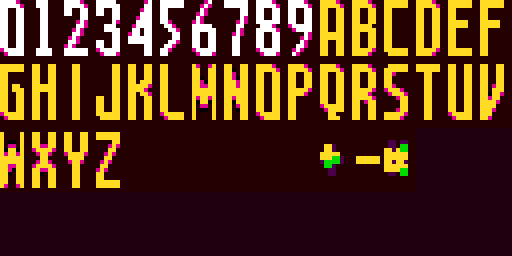
#> input picture soundtest/preview/Sound Test Graphics Preview.png, 512 x 256 px, given in place of user_font_4x.png, which was not available
$ python build_soundtest_font.py
#> lines starting #> are read from the running program, lines starting #| are printed output that depends on the picture; pictures that were not available may be replaced by others from this repository, and a replacement may not be noted
#!/usr/bin/env python3
from pathlib import Path
from PIL import Image
import numpy as np

ROOT = Path(__file__).resolve().parents[1]
DATA = ROOT / 'data'
PREVIEW_DIR = ROOT / 'preview'
REF = Path('/mnt/data/user_font_4x.png')
OUT = DATA / 'Sound Test Font Icons.unc'
MAP = DATA / 'Sound Test Font Mapping.asm'
PREVIEW = PREVIEW_DIR / 'Sound Test Graphics Preview.png'

ref4 = Image.open(REF).convert('RGB')
#> ref4 is the input picture: PIL image 512x256 RGB; mean R, G, B 86.2, 50, 27.5
ref = ref4.resize((ref4.width // 4, ref4.height // 4), Image.Resampling.NEAREST)
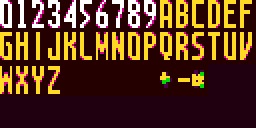
#> ref: PIL image 128x64 RGB (shown 2 times larger); mean R, G, B 86.2, 50, 27.5
ra = np.array(ref)
row_y = [0, 24, 47]
chars = list('0123456789ABCDEFGHIJKLMNOPQRSTUVWXYZ')

# Palette indices are deliberate and compact. Black in the source sheet is treated as
# transparent; visible source colors map to the matching Sound Test palette slots.
COLOR_TO_INDEX = {
    (0, 0, 0): 0,        # transparent/background in the source sheet
    (64, 0, 0): 1,       # dark outline -> black in the ROM palette
    (224, 224, 224): 2,  # white
    (224, 192, 0): 3,    # yellow
    (192, 128, 192): 4,  # purple highlight -> magenta
    (96, 32, 96): 4,    # dark purple highlight -> magenta
    (160, 64, 0): 4,    # brown/orange shadow -> magenta
    (0, 224, 0): 7,     # green status color
}

def extract_glyph(row, col):
    x, y = col * 16, row_y[row]
    cell = ra[y:y+16, x:x+8]  # the actual 8-pixel glyph column inside each 16-pixel reference slot
    g = np.zeros((16, 8), dtype=np.uint8)
    h, w = cell.shape[:2]
    for yy in range(h):
        for xx in range(w):
            g[yy, xx] = COLOR_TO_INDEX.get(tuple(map(int, cell[yy, xx])), 0)
    return g

glyphs = {}
for i, ch in enumerate(chars):
    row = 0 if i < 16 else 1 if i < 32 else 2
    col = i if i < 16 else i - 16 if i < 32 else i - 32
    glyphs[ch] = extract_glyph(row, col)

glyphs[' '] = np.zeros((16, 8), dtype=np.uint8)

def custom_minus():
    # The reference sheet supplied for this Sound Test contains only 0-9/A-Z,
    # so the dash used by note names is drawn explicitly in the same chunky style.
    g = np.zeros((16,8), dtype=np.uint8)
    g[7:9, 1:7] = 3
    return g

glyphs['-'] = custom_minus()

def custom_plus():
    g = np.zeros((16,8), dtype=np.uint8)
    g[4:12,2:4] = 5
    g[7:9,0:6] = 5
    g[4:10,1:3] = 3
    g[6:8,0:5] = 3
    g[8:10,1:3] = 7
    g[7:9,3:5] = 7
    return g

def custom_hash():
    g=np.zeros((16,8),dtype=np.uint8)
    g[3:12,1:3]=5
    g[3:12,4:6]=5
    g[5:11,0:2]=3
    g[5:11,3:5]=3
    g[6:8,0:6]=3
    g[9:11,0:6]=3
    g[4:6,4:6]=7
    g[10:12,4:6]=7
    return g

glyphs['+'] = custom_plus()
glyphs['#'] = custom_hash()

order = [' '] + chars + ['+','-','#']
assert len(order)==40

def tile_bytes(block):
    out=bytearray()
    for y in range(8):
        for x in range(0,8,2):
            out.append((int(block[y,x])<<4)|int(block[y,x+1]))
    return bytes(out)

raw=bytearray()
for ch in order:
    g=glyphs[ch]
    raw += tile_bytes(g[0:8])
    raw += tile_bytes(g[8:16])

# 3 8x8 helper icons after the font.
def icon_arrow():
    # Exact 8x8 pattern recovered from the target Sound Test screen.
    # 3 = yellow, 0 = transparent/background.
    pattern = [
        '........',
        '..3.....',
        '..33....',
        '..333...',
        '..33....',
        '..3.....',
        '........',
        '........',
    ]
    return np.array([[0 if ch == '.' else int(ch) for ch in row] for row in pattern], dtype=np.uint8)

def icon_diamond():
    # Exact 8x8 reference row-marker icon.
    # 1 = black, 4 = magenta, 6 = gray, 2 = white.
    pattern = [
        '11111111',
        '44444446',
        '44444462',
        '44444622',
        '64446222',
        '26462222',
        '26462226',
        '26462226',
    ]
    return np.array([[int(ch) for ch in row] for row in pattern], dtype=np.uint8)

def icon_meter():
    # Exact 8x8 reference status icon: magenta field with a green/black marker.
    pattern = [
        '44444444',
        '44444444',
        '44446144',
        '44446144',
        '44446144',
        '44446144',
        '44446144',
        '44446144',
    ]
    return np.array([[int(ch) for ch in row] for row in pattern], dtype=np.uint8)
for icon in (icon_arrow(),icon_diamond(),icon_meter()):
    raw += tile_bytes(icon)

assert len(raw)==83*32
OUT.write_bytes(raw)

base={ch:i*2 for i,ch in enumerate(order)}
lines=['; Sound Test 8x16 font mapping.', '; Order: blank, 0-9, A-Z, +, -, #. Each glyph uses 2 tiles (top, bottom).', 'SoundTest_FontMap:']
vals=[]
for code in range(128):
    ch=chr(code)
    if 'a'<=ch<='z': ch=ch.upper()
    vals.append(base.get(ch,0))
for i in range(0,128,16):
    lines.append('\t\tdc.b '+','.join(f'${v:02X}' for v in vals[i:i+16]))
lines.append('')
for ch in order: lines.append(f'; {ch!r:>4}: ${base[ch]:02X}')
MAP.write_text('\n'.join(lines)+'\n', encoding='utf-8')

pal={0:(36,0,0),1:(0,0,0),2:(255,255,255),3:(255,219,36),4:(219,0,146),5:(73,0,73),6:(146,146,146),7:(0,219,0)}
tiles=[]
for i in range(len(raw)//32):
    b=raw[i*32:(i+1)*32]
    arr=np.zeros((8,8),dtype=np.uint8)
    for y in range(8):
        for j,byte in enumerate(b[y*4:y*4+4]):
            arr[y,2*j]=byte>>4; arr[y,2*j+1]=byte&15
    tiles.append(arr)
# Build a compact 16-column preview matching the reference sheet layout.
preview_rows = [chars[:16], chars[16:32], chars[32:]]
preview_rows[-1] = preview_rows[-1] + [' ', ' ', ' ', ' ', ' ', ' ']
preview_order = preview_rows[0] + preview_rows[1] + preview_rows[2] + ['+','-','#']
font=Image.new('RGB',(16*8, 4*16),(32,0,16))
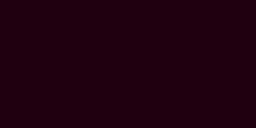
#> font: PIL image 128x64 RGB (shown 2 times larger); mean R, G, B 32, 0, 16
px=font.load()
for i,ch in enumerate(preview_order):
    ti=order.index(ch)
    g=np.vstack([tiles[ti*2],tiles[ti*2+1]])
    ox=(i%16)*8; oy=(i//16)*16
    for yy in range(16):
        for xx in range(8):
            px[ox+xx,oy+yy]=pal[int(g[yy,xx])]
font.resize((16*8*4,4*16*4),Image.Resampling.NEAREST).save(PREVIEW)
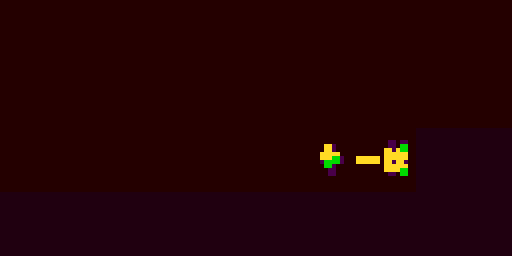
#> saved as Sound Test Graphics Preview.png: PIL image 512x256 RGB; mean R, G, B 36.3, 1.8, 5.2
print(f'{OUT} {len(raw)} bytes / 83 tiles')
print(MAP)
